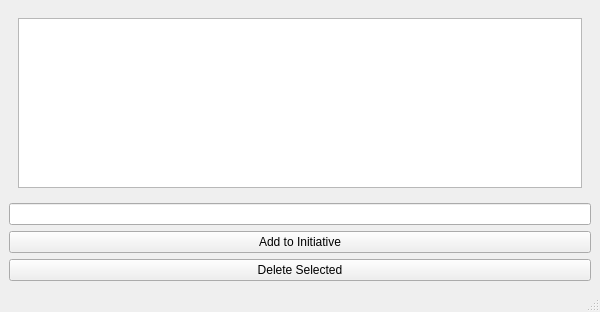
<?xml version="1.0" encoding="UTF-8"?>
<ui version="4.0">
 <class>MainWindow</class>
 <widget class="QMainWindow" name="MainWindow">
  <property name="geometry">
   <rect>
    <x>0</x>
    <y>0</y>
    <width>600</width>
    <height>312</height>
   </rect>
  </property>
  <property name="minimumSize">
   <size>
    <width>275</width>
    <height>0</height>
   </size>
  </property>
  <property name="windowTitle">
   <string>Todo</string>
  </property>
  <widget class="QWidget" name="centralwidget">
   <layout class="QVBoxLayout" name="verticalLayout">
    <item>
     <widget class="QWidget" name="widget" native="true">
      <layout class="QHBoxLayout" name="horizontalLayout">
       <item>
        <widget class="QTableView" name="tableView">
         <property name="editTriggers">
          <set>QAbstractItemView::CurrentChanged|QAbstractItemView::DoubleClicked</set>
         </property>
         <property name="dragEnabled">
          <bool>true</bool>
         </property>
         <property name="sortingEnabled">
          <bool>true</bool>
         </property>
        </widget>
       </item>
      </layout>
     </widget>
    </item>
    <item>
     <widget class="QLineEdit" name="todoEdit"/>
    </item>
    <item>
     <widget class="QPushButton" name="addButton">
      <property name="text">
       <string>Add to Initiative</string>
      </property>
     </widget>
    </item>
    <item>
     <widget class="QPushButton" name="deleteSelected">
      <property name="text">
       <string>Delete Selected</string>
      </property>
     </widget>
    </item>
   </layout>
  </widget>
  <widget class="QMenuBar" name="menubar">
   <property name="geometry">
    <rect>
     <x>0</x>
     <y>0</y>
     <width>600</width>
     <height>21</height>
    </rect>
   </property>
  </widget>
  <widget class="QStatusBar" name="statusbar"/>
 </widget>
 <resources/>
 <connections/>
</ui>
